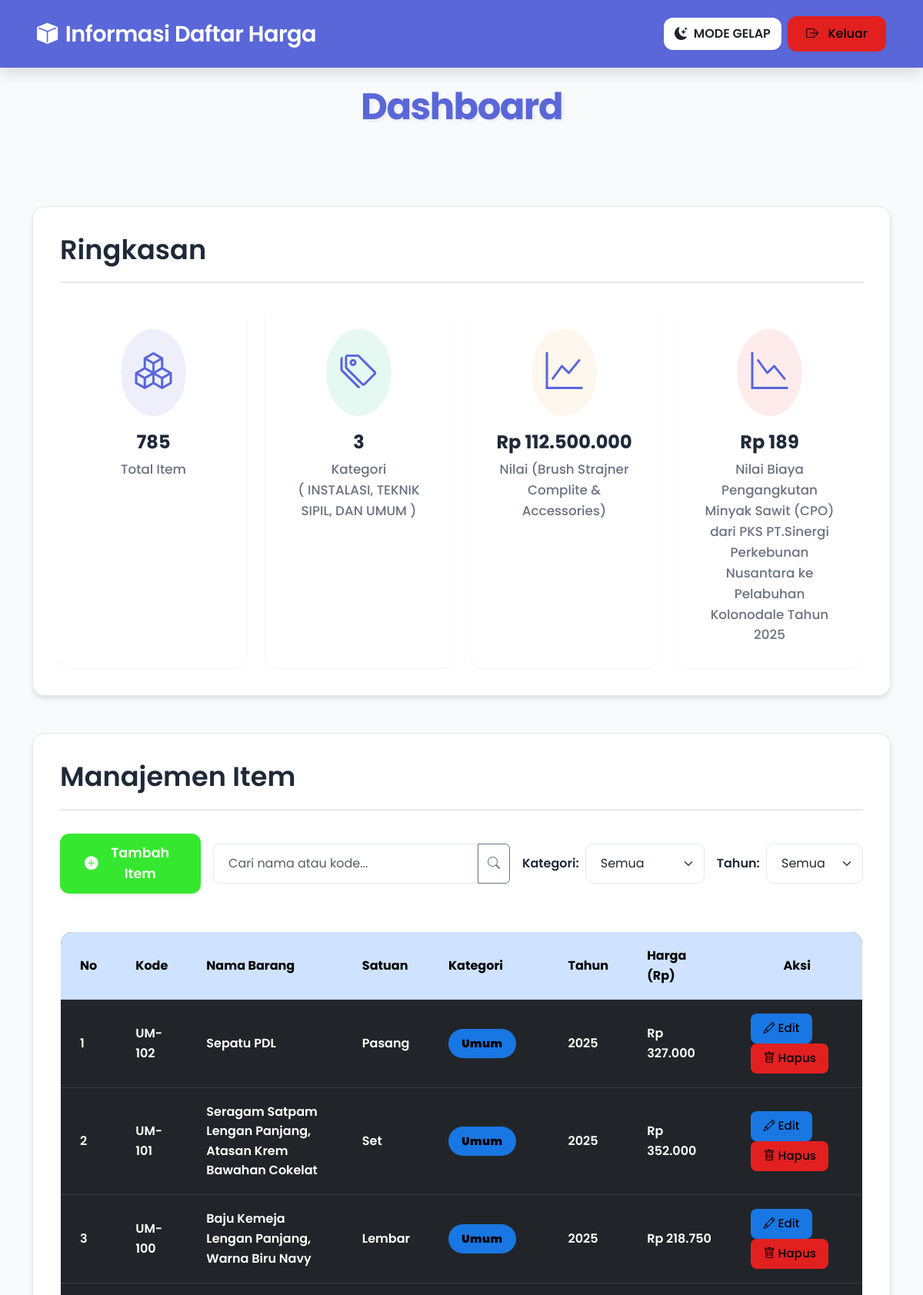
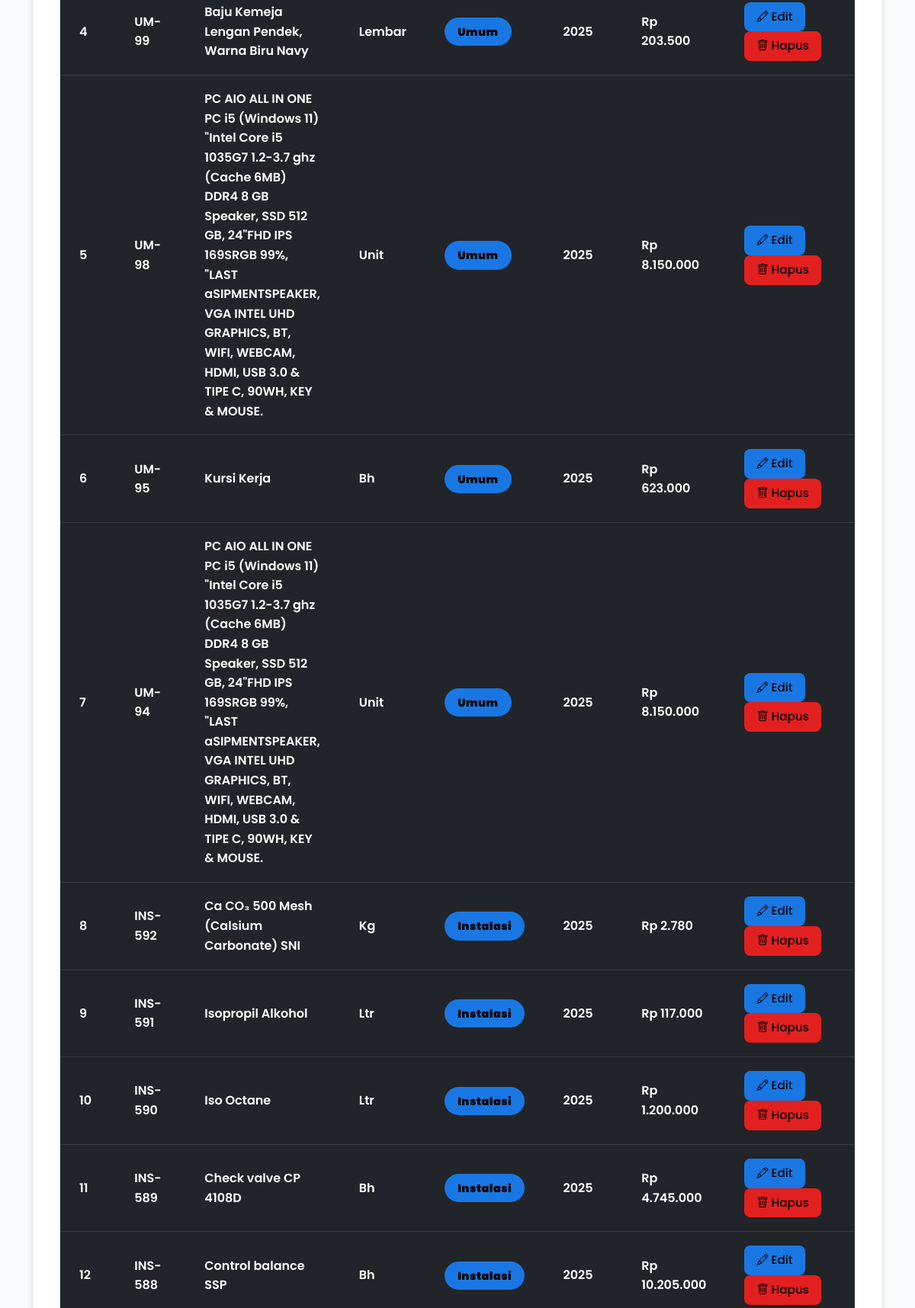
Page /index.php (signed in, upper part) on the committed database (2 pictures, top to bottom).
### tables this page shows
CREATE TABLE `barang` (
  `id` int NOT NULL,
  `kode` varchar(20) NOT NULL,
  `nama` varchar(500) NOT NULL,
  `satuan` varchar(50) DEFAULT NULL,
  `kategori` varchar(50) NOT NULL,
  `harga` decimal(15,2) NOT NULL,
  `tahun` int DEFAULT NULL
);

### index.php (the view, shortened to what this page needs)
<?php
$role = isset($_SESSION['role']) ? $_SESSION['role'] : 'user';
include 'config.php';
$filter_kategori = isset($_GET['kategori']) ? $_GET['kategori'] : '';
$filter_tahun = isset($_GET['tahun']) ? $_GET['tahun'] : '';
$search_query = isset($_GET['search']) ? $_GET['search'] : '';
$where_sql = '';
$total_barang_query = $conn->query("SELECT COUNT(*) as total FROM barang");
$total_barang = $total_barang_query->fetch_assoc()['total'] ?? 0;
$total_kategori_query = $conn->query("SELECT COUNT(DISTINCT kategori) as total FROM barang");
$total_kategori = $total_kategori_query->fetch_assoc()['total'] ?? 0;
$harga_tertinggi_query = $conn->query("SELECT harga as max_harga, nama as nama_barang FROM barang ORDER BY harga DESC LIMIT 1");
$harga_tertinggi_data = $harga_tertinggi_query->fetch_assoc();
$harga_tertinggi = $harga_tertinggi_data ? $harga_tertinggi_data['max_harga'] : 0;
$nama_harga_tertinggi = $harga_tertinggi_data ? $harga_tertinggi_data['nama_barang'] : '-';
$harga_terendah_query = $conn->query("SELECT harga as min_harga, nama as nama_barang FROM barang ORDER BY harga ASC LIMIT 1");
$harga_terendah_data = $harga_terendah_query->fetch_assoc();
$harga_terendah = $harga_terendah_data ? $harga_terendah_data['min_harga'] : 0;
$nama_harga_terendah = $harga_terendah_data ? $harga_terendah_data['nama_barang'] : '-';
$items_per_page = 20;
$current_page = isset($_GET['page']) ? (int)$_GET['page'] : 1;
$offset = ($current_page - 1) * $items_per_page;
$sql_paginated = "SELECT * FROM barang" . $where_sql . " ORDER BY id DESC LIMIT $items_per_page OFFSET $offset";
$result_paginated = $conn->query($sql_paginated);
?>
<!DOCTYPE html>
<html lang="id">
<head>
    <link href="https://cdn.jsdelivr.net/npm/bootstrap@5.3.0/dist/css/bootstrap.min.css" rel="stylesheet" />
    <link href="https://cdn.jsdelivr.net/npm/bootstrap-icons@1.10.5/font/bootstrap-icons.css" rel="stylesheet">
</head>
<body>
    <nav class="navbar navbar-expand-lg navbar-dark fixed-top">
        <div class="container-fluid px-4">
            <a class="navbar-brand" href="#">
                <i class="bi bi-box-fill"></i> Informasi Daftar Harga
            </a>
            <div class="collapse navbar-collapse" id="navbarNav">
                <ul class="navbar-nav ms-auto align-items-center">
                    <li class="nav-item me-2">
                        <button id="darkModeToggle" class="btn btn-darkmode" aria-pressed="false" title="Toggle Dark Mode">
                            <i id="darkModeIcon" class="bi bi-moon-stars-fill"></i>
                            <span id="darkModeLabel" class="d-none d-sm-inline">MODE GELAP</span>
                        </button>
                    </li>
                    <li class="nav-item">
                        <a class="btn btn-logout" href="logout.php">
                            <i class="bi bi-box-arrow-right me-2"></i> Keluar
                        </a>
                    </li>
                </ul>
            </div>
    </nav>
    <div class="main-content">
        <div class="container">
            <h1>Dashboard</h1>
            <div class="section-card mb-5">
                <h2>Ringkasan</h2>
                <div class="row justify-content-center g-4">
                    <div class="col-lg-3 col-md-6 col-sm-6">
                        <div class="metric-card total-items">
                            <div class="icon-wrapper">
                                <i class="bi bi-boxes"></i>
                            </div>
                            <div>
                                <div class="metric-value"><?= number_format($total_barang, 0, ',', '.') ?></div>
                                <div class="metric-label">Total Item</div>
                            </div>
                        </div>
                    </div>
                    <div class="col-lg-3 col-md-6 col-sm-6">
                        <div class="metric-card total-categories">
                            <div class="icon-wrapper">
                                <i class="bi bi-tags"></i>
                            </div>
                            <div>
                                <div class="metric-value"><?= number_format($total_kategori, 0, ',', '.') ?></div>
                                <div class="metric-label">Kategori</div>
                                <div class="metric-label">( INSTALASI, TEKNIK SIPIL, DAN UMUM )</div>
                            </div>
                        </div>
                    </div>
                    <div class="col-lg-3 col-md-6 col-sm-6">
                        <div class="metric-card max-price">
                            <div class="icon-wrapper">
                                <i class="bi bi-graph-up"></i>
                            </div>
                            <div>
                                <div class="metric-value">Rp <?= number_format($harga_tertinggi, 0, ',', '.') ?></div>
                                <div class="metric-label">Nilai (<?= htmlspecialchars($nama_harga_tertinggi) ?>)</div>
                            </div>
                        </div>
                    </div>
                    <div class="col-lg-3 col-md-6 col-sm-6">
                        <div class="metric-card min-price">
                            <div class="icon-wrapper">
                                <i class="bi bi-graph-down"></i>
                            </div>
                            <div>
                                <div class="metric-value">Rp <?= number_format($harga_terendah, 0, ',', '.') ?></div>
                                <div class="metric-label">Nilai <?= htmlspecialchars($nama_harga_terendah) ?></div>
                            </div>
                        </div>
                    </div>
                </div>
            </div>
            <div class="section-card">
                <h2>Manajemen Item</h2>
                <div class="d-flex flex-column flex-md-row justify-content-between align-items-md-center mb-4 gap-3">
                    <?php if ($role === 'admin'): ?>
                        <a href="tambah.php" class="btn btn-main-action btn-add-item shadow-sm flex-grow-1 flex-md-grow-0">
                            <i class="bi bi-plus-circle-fill me-2"></i> Tambah Item
                        </a>
                    <?php endif; ?>
                    <div class="d-flex flex-column flex-md-row align-items-md-center gap-3 w-100 w-md-auto">
                        <form method="get" class="d-flex w-100 flex-grow-1">
                            <div class="input-group">
                                <input type="text" name="search" id="search" class="form-control" placeholder="Cari nama atau kode..." value="<?= htmlspecialchars($search_query) ?>" aria-label="Cari barang">
                                <button class="btn btn-outline-secondary" type="submit" title="Cari Barang">
                                    <i class="bi bi-search"></i>
                                </button>
                            </div>
                        </form>
                        <form method="get" class="d-flex align-items-center gap-2 flex-shrink-0">
                            <label for="kategori" class="form-label mb-0 fw-semibold text-nowrap">Kategori:</label>
                            <select name="kategori" id="kategori" class="form-select" onchange="this.form.submit()" aria-label="Filter berdasarkan kategori">
                                <option value="all" <?= ($filter_kategori == '' || $filter_kategori == 'all') ? 'selected' : '' ?>>Semua</option>
                            </select>
                        </form>
                        <form method="get" class="d-flex align-items-center gap-2 flex-shrink-0">
                            <label for="tahun" class="form-label mb-0 fw-semibold text-nowrap">Tahun:</label>
                            <select name="tahun" id="tahun" class="form-select" onchange="this.form.submit()" aria-label="Filter berdasarkan tahun">
                                <option value="all" <?= ($filter_tahun == '' || $filter_tahun == 'all') ? 'selected' : '' ?>>Semua</option>
                            </select>
                        </form>
                    </div>
                </div>
                <div class="table-responsive">
                    <table class="table table-hover align-center">
                        <thead class="table-primary">
                            <tr>
                                <th scope="col">No</th>
                                <th scope="col">Kode</th>
                                <th scope="col">Nama Barang</th>
                                <th scope="col">Satuan</th>
                                <th scope="col">Kategori</th>
                                <th scope="col">Tahun</th>
                                <th scope="col">Harga (Rp)</th>
                                <?php if ($role === 'admin'): ?>
                                    <th scope="col" class="text-center" style="min-width: 170px;">Aksi</th>
                                <?php endif; ?>
                            </tr>
                        </thead>
                        <tbody class="table-responsive">
                            <thead class = "table-dark"
                            <?php
                            $no = $offset + 1;
                            if ($result_paginated && $result_paginated->num_rows > 0):
                                while ($row = $result_paginated->fetch_assoc()):
                            ?>
                                    <tr>
                                        <td class="no-wrap"><?= $no++ ?></td>
                                        <td><?= htmlspecialchars($row['kode']) ?></td>
                                        <td><?= htmlspecialchars($row['nama']) ?></td>
                                        <td><?= htmlspecialchars($row['satuan']) ?></td>
                                        <td><span class="badge-category"><?= htmlspecialchars($row['kategori']) ?></span></td>
                                        <td><?= htmlspecialchars($row['tahun']) ?></td>
                                        <td>Rp <?= number_format((float)$row['harga'], 0, ',', '.') ?></td>
                                        <?php if ($role === 'admin'): ?>
                                            <td class="text-middle">
                                                <a href="edit.php?id=<?= urlencode($row['id']) ?>" class="btn btn-edit btn-icon-action me-2" title="Edit Data">
                                                    <i class="bi bi-pencil"></i> Edit
                                                </a>
                                                <button type="button" class="btn btn-delete btn-icon-action"
                                                    data-bs-toggle="modal" data-bs-target="#deleteConfirmationModal"
                                                    data-id="<?= htmlspecialchars($row['id']) ?>"
                                                    data-nama="<?= htmlspecialchars($row['nama']) ?>"
                                                    title="Hapus Data">
                                                    <i class="bi bi-trash"></i> Hapus
                                                </button>
                                            </td>
                                        <?php endif; ?>
                                    </tr>
                                <?php
                                endwhile;
                            endif; ?>
                        </tbody>
                    </table>
                </div>
            </div>
        </div>
    </div>
</body>
</html>

### rows in the picture
barang: harga "112.500.000", nama "Brush Strajner Complite & Accessories"
barang: harga "189", nama "Biaya Pengangkutan Minyak Sawit (CPO) dari PKS PT.Sinergi Perkebunan Nusantara ke Pelabuhan Kolonodale Tahun 2025"
barang: kode "UM-102", nama "Sepatu PDL", satuan "Pasang", kategori "Umum", tahun "2025", harga "327.000"
barang: kode "UM-101", nama "Seragam Satpam Lengan Panjang, Atasan Krem Bawahan Cokelat", satuan "Set", kategori "Umum", tahun "2025", harga "352.000"
barang: kode "UM-100", nama "Baju Kemeja Lengan Panjang, Warna Biru Navy", satuan "Lembar", kategori "Umum", tahun "2025", harga "218.750"
barang: kode "UM-99", nama "Baju Kemeja Lengan Pendek, Warna Biru Navy", satuan "Lembar", kategori "Umum", tahun "2025", harga "203.500"
barang: kode "UM-98", nama "PC AIO ALL IN ONE PC i5 (Windows 11) \"Intel Core i5 1035G7 1.2-3.7 ghz (Cache 6MB) DDR4 8 GB Speaker, SSD 512 GB, 24\"FHD IPS 169SRGB 99%, \"LAST aSIPMENTSPEAKER, VGA INTEL UHD GRAPHICS, BT, WIFI, WEBCAM, HDMI, USB 3.0 & TIPE C, 90WH, KEY & MOUSE.", satuan "Unit", kategori "Umum", tahun "2025", harga "8.150.000"
barang: kode "UM-95", nama "Kursi Kerja", satuan "Bh", kategori "Umum", tahun "2025", harga "623.000"
barang: kode "UM-94", nama "PC AIO ALL IN ONE PC i5 (Windows 11) \"Intel Core i5 1035G7 1.2-3.7 ghz (Cache 6MB) DDR4 8 GB Speaker, SSD 512 GB, 24\"FHD IPS 169SRGB 99%, \"LAST aSIPMENTSPEAKER, VGA INTEL UHD GRAPHICS, BT, WIFI, WEBCAM, HDMI, USB 3.0 & TIPE C, 90WH, KEY & MOUSE.", satuan "Unit", kategori "Umum", tahun "2025", harga "8.150.000"
barang: kode "INS-592", nama "Ca CO₃ 500 Mesh (Calsium Carbonate) SNI", satuan "Kg", kategori "Instalasi", tahun "2025", harga "2.780"
barang: kode "INS-591", nama "Isopropil Alkohol", satuan "Ltr", kategori "Instalasi", tahun "2025", harga "117.000"
barang: kode "INS-590", nama "Iso Octane", satuan "Ltr", kategori "Instalasi", tahun "2025", harga "1.200.000"
barang: kode "INS-589", nama "Check valve CP 4108D", satuan "Bh", kategori "Instalasi", tahun "2025", harga "4.745.000"
barang: kode "INS-588", nama "Control balance SSP", satuan "Bh", kategori "Instalasi", tahun "2025", harga "10.205.000"

### other values in the picture
$total_barang "785"
$total_kategori "3"
